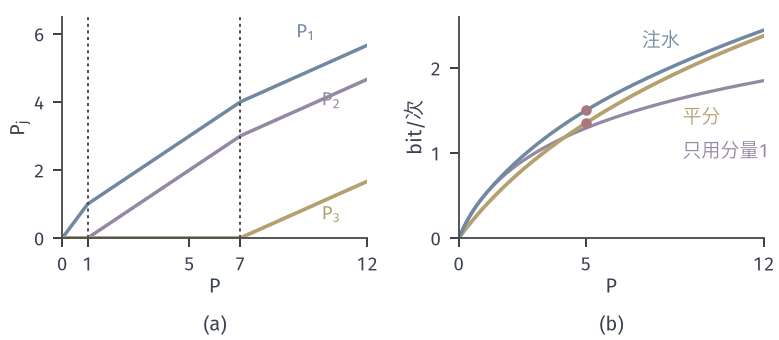

The Python source for this figure:
from pathlib import Path
import sys, math
HERE = Path(__file__).resolve().parent
sys.path.insert(0, str(HERE.parent/"gcc-common"))
from gcc_fig import *
# Noise levels (1, 2, 5) and total power P from 0 to 12.
# (a) water-filling powers P_1, P_2, P_3 (blue, purple, yellow) against P; breakpoints P = 1 and P = 7 (dotted).
# (b) total rate: water filling (blue), equal split P/3 (yellow), all power on the quietest component (purple);
#     red dots at P = 5: 1.5 and 1.352 bit per vector use.
s = np.array([1., 2., 5.])
Ps = np.linspace(0, 12, 601)
alloc = np.array([waterfill(s, P)[1] for P in Ps])
cw = (.5*np.log2(1+alloc/s)).sum(1)
ce = (.5*np.log2(1+(Ps[:, None]/3)/s)).sum(1)
c1 = .5*np.log2(1+Ps/s[0])
fig, axs = figure(width_mm=110, height_mm=48, ncols=2)
panel(fig, left=.08, right=.98, top=.95, bottom=.3, wspace=.3)
ax = axs[0]
for j, col in enumerate((BLUE, PURPLE, YELLOW)):
    ax.plot(Ps, alloc[:, j], color=col, lw=1.5 if col == YELLOW else 1.4)
for b in (1, 7):
    ax.axvline(b, color=STROKE, lw=.8, ls=DOT)
ax.set_xlim(0, 12); ax.set_ylim(0, 6.5); ax.set_xticks([0, 1, 5, 7, 12]); ax.set_yticks([0, 2, 4, 6])
ax.set_xlabel(r'$P$', labelpad=1); ax.set_ylabel(r'$P_j$', labelpad=1)
lab(ax, 9.2, 5.9, r'$P_1$', BLUE); lab(ax, 10.2, 3.9, r'$P_2$', PURPLE); lab(ax, 10.2, .55, r'$P_3$', YELLOW)
ax = axs[1]
ax.plot(Ps, c1, color=PURPLE, lw=1.3)
ax.plot(Ps, ce, color=YELLOW, lw=1.5)
ax.plot(Ps, cw, color=BLUE, lw=1.4)
i5 = np.argmin(abs(Ps-5))
dot(ax, 5, cw[i5]); dot(ax, 5, ce[i5])
ax.set_xlim(0, 12); ax.set_ylim(0, 2.6); ax.set_xticks([0, 5, 12]); ax.set_yticks([0, 1, 2])
ax.set_xlabel(r'$P$', labelpad=1); ax.set_ylabel('bit/次', labelpad=2)
lab(ax, 7.2, 2.25, '注水', BLUE); lab(ax, 8.8, 1.35, '平分', YELLOW); lab(ax, 8.8, .95, '只用分量1', PURPLE)
tags(fig, axs)
save(fig, HERE, 'figure', {'C_wf(5)': float(cw[i5]), 'C_equal(5)': float(ce[i5]), 'C_single(5)': float(c1[i5])})
